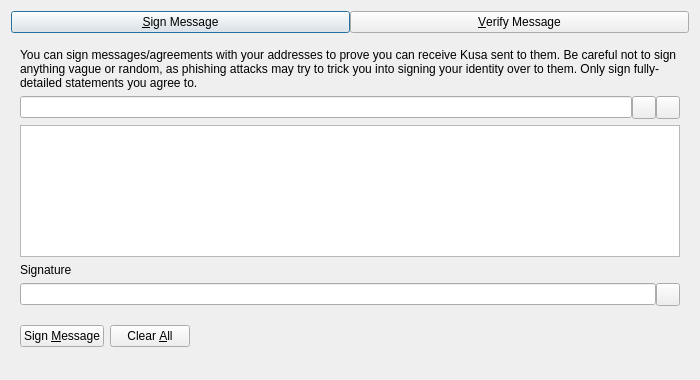
<?xml version="1.0" encoding="UTF-8"?>
<ui version="4.0">
 <class>SignVerifyMessageDialog</class>
 <widget class="QDialog" name="SignVerifyMessageDialog">
  <property name="geometry">
   <rect>
    <x>0</x>
    <y>0</y>
    <width>700</width>
    <height>380</height>
   </rect>
  </property>
  <property name="windowTitle">
   <string>Signatures - Sign / Verify a Message</string>
  </property>
  <property name="modal">
   <bool>true</bool>
  </property>
  <layout class="QVBoxLayout" name="verticalLayout">
   <item>
    <layout class="QHBoxLayout" name="horizontalLayout_Buttons_2">
     <property name="spacing">
      <number>0</number>
     </property>
     <property name="topMargin">
      <number>0</number>
     </property>
     <item>
      <widget class="QPushButton" name="btnSignMessage">
       <property name="text">
        <string>&amp;Sign Message</string>
       </property>
       <property name="checkable">
        <bool>true</bool>
       </property>
      </widget>
     </item>
     <item>
      <widget class="QPushButton" name="btnVerifyMessage">
       <property name="text">
        <string>&amp;Verify Message</string>
       </property>
       <property name="checkable">
        <bool>true</bool>
       </property>
      </widget>
     </item>
    </layout>
   </item>
   <item>
    <widget class="QStackedWidget" name="stackedWidgetSig">
     <property name="minimumSize">
      <size>
       <width>0</width>
       <height>0</height>
      </size>
     </property>
     <property name="currentIndex">
      <number>0</number>
     </property>
     <widget class="QWidget" name="pageSignMessage">
      <layout class="QVBoxLayout" name="verticalLayout_SM">
       <item>
        <widget class="QLabel" name="infoLabel_SM">
         <property name="text">
          <string>You can sign messages/agreements with your addresses to prove you can receive Kusa sent to them. Be careful not to sign anything vague or random, as phishing attacks may try to trick you into signing your identity over to them. Only sign fully-detailed statements you agree to.</string>
         </property>
         <property name="textFormat">
          <enum>Qt::PlainText</enum>
         </property>
         <property name="wordWrap">
          <bool>true</bool>
         </property>
        </widget>
       </item>
       <item>
        <layout class="QHBoxLayout" name="horizontalLayout_1_SM">
         <property name="spacing">
          <number>0</number>
         </property>
         <item>
          <widget class="QValidatedLineEdit" name="addressIn_SM">
           <property name="toolTip">
            <string>The Kusa address to sign the message with</string>
           </property>
          </widget>
         </item>
         <item>
          <widget class="QToolButton" name="addressBookButton_SM">
           <property name="toolTip">
            <string>Choose previously used address</string>
           </property>
           <property name="text">
            <string/>
           </property>
           <property name="shortcut">
            <string>Alt+A</string>
           </property>
          </widget>
         </item>
         <item>
          <widget class="QToolButton" name="pasteButton_SM">
           <property name="toolTip">
            <string>Paste address from clipboard</string>
           </property>
           <property name="text">
            <string/>
           </property>
           <property name="shortcut">
            <string>Alt+P</string>
           </property>
          </widget>
         </item>
        </layout>
       </item>
       <item>
        <widget class="QPlainTextEdit" name="messageIn_SM">
         <property name="toolTip">
          <string>Enter the message you want to sign here</string>
         </property>
        </widget>
       </item>
       <item>
        <widget class="QLabel" name="signatureLabel_SM">
         <property name="text">
          <string>Signature</string>
         </property>
         <property name="textFormat">
          <enum>Qt::PlainText</enum>
         </property>
        </widget>
       </item>
       <item>
        <layout class="QHBoxLayout" name="horizontalLayout_2_SM">
         <property name="spacing">
          <number>0</number>
         </property>
         <item>
          <widget class="QLineEdit" name="signatureOut_SM">
           <property name="readOnly">
            <bool>true</bool>
           </property>
          </widget>
         </item>
         <item>
          <widget class="QToolButton" name="copySignatureButton_SM">
           <property name="toolTip">
            <string>Copy the current signature to the system clipboard</string>
           </property>
           <property name="text">
            <string/>
           </property>
          </widget>
         </item>
        </layout>
       </item>
       <item>
        <layout class="QHBoxLayout" name="horizontalLayout_3_SM">
         <item>
          <widget class="QPushButton" name="signMessageButton_SM">
           <property name="toolTip">
            <string>Sign the message to prove you own this Kusa address</string>
           </property>
           <property name="text">
            <string>Sign &amp;Message</string>
           </property>
           <property name="autoDefault">
            <bool>false</bool>
           </property>
          </widget>
         </item>
         <item>
          <widget class="QPushButton" name="clearButton_SM">
           <property name="toolTip">
            <string>Reset all sign message fields</string>
           </property>
           <property name="text">
            <string>Clear &amp;All</string>
           </property>
           <property name="autoDefault">
            <bool>false</bool>
           </property>
          </widget>
         </item>
         <item>
          <spacer name="horizontalSpacer_1_SM">
           <property name="orientation">
            <enum>Qt::Horizontal</enum>
           </property>
           <property name="sizeHint" stdset="0">
            <size>
             <width>40</width>
             <height>48</height>
            </size>
           </property>
          </spacer>
         </item>
         <item>
          <widget class="QLabel" name="statusLabel_SM">
           <property name="text">
            <string/>
           </property>
           <property name="wordWrap">
            <bool>true</bool>
           </property>
          </widget>
         </item>
         <item>
          <spacer name="horizontalSpacer_2_SM">
           <property name="orientation">
            <enum>Qt::Horizontal</enum>
           </property>
           <property name="sizeHint" stdset="0">
            <size>
             <width>40</width>
             <height>48</height>
            </size>
           </property>
          </spacer>
         </item>
        </layout>
       </item>
      </layout>
     </widget>
     <widget class="QWidget" name="pageVerifyMessage">
      <layout class="QVBoxLayout" name="verticalLayout_VM">
       <item>
        <widget class="QLabel" name="infoLabel_VM">
         <property name="text">
          <string>Enter the receiver's address, message (ensure you copy line breaks, spaces, tabs, etc. exactly) and signature below to verify the message. Be careful not to read more into the signature than what is in the signed message itself, to avoid being tricked by a man-in-the-middle attack. Note that this only proves the signing party receives with the address, it cannot prove sendership of any transaction!</string>
         </property>
         <property name="textFormat">
          <enum>Qt::PlainText</enum>
         </property>
         <property name="alignment">
          <set>Qt::AlignLeading|Qt::AlignLeft|Qt::AlignTop</set>
         </property>
         <property name="wordWrap">
          <bool>true</bool>
         </property>
        </widget>
       </item>
       <item>
        <layout class="QHBoxLayout" name="horizontalLayout_1_VM">
         <property name="spacing">
          <number>0</number>
         </property>
         <item>
          <widget class="QValidatedLineEdit" name="addressIn_VM">
           <property name="toolTip">
            <string>The Kusa address the message was signed with</string>
           </property>
          </widget>
         </item>
         <item>
          <widget class="QToolButton" name="addressBookButton_VM">
           <property name="toolTip">
            <string>Choose previously used address</string>
           </property>
           <property name="text">
            <string/>
           </property>
           <property name="shortcut">
            <string>Alt+A</string>
           </property>
          </widget>
         </item>
        </layout>
       </item>
       <item>
        <widget class="QPlainTextEdit" name="messageIn_VM"/>
       </item>
       <item>
        <widget class="QValidatedLineEdit" name="signatureIn_VM"/>
       </item>
       <item>
        <layout class="QHBoxLayout" name="horizontalLayout_2_VM">
         <item>
          <widget class="QPushButton" name="verifyMessageButton_VM">
           <property name="toolTip">
            <string>Verify the message to ensure it was signed with the specified Kusa address</string>
           </property>
           <property name="text">
            <string>Verify &amp;Message</string>
           </property>
           <property name="autoDefault">
            <bool>false</bool>
           </property>
          </widget>
         </item>
         <item>
          <widget class="QPushButton" name="clearButton_VM">
           <property name="toolTip">
            <string>Reset all verify message fields</string>
           </property>
           <property name="text">
            <string>Clear &amp;All</string>
           </property>
           <property name="autoDefault">
            <bool>false</bool>
           </property>
          </widget>
         </item>
         <item>
          <spacer name="horizontalSpacer_1_VM">
           <property name="orientation">
            <enum>Qt::Horizontal</enum>
           </property>
           <property name="sizeHint" stdset="0">
            <size>
             <width>40</width>
             <height>48</height>
            </size>
           </property>
          </spacer>
         </item>
         <item>
          <widget class="QLabel" name="statusLabel_VM">
           <property name="text">
            <string/>
           </property>
           <property name="wordWrap">
            <bool>true</bool>
           </property>
          </widget>
         </item>
         <item>
          <spacer name="horizontalSpacer_2_VM">
           <property name="orientation">
            <enum>Qt::Horizontal</enum>
           </property>
           <property name="sizeHint" stdset="0">
            <size>
             <width>40</width>
             <height>48</height>
            </size>
           </property>
          </spacer>
         </item>
        </layout>
       </item>
      </layout>
     </widget>
    </widget>
   </item>
  </layout>
 </widget>
 <customwidgets>
  <customwidget>
   <class>QValidatedLineEdit</class>
   <extends>QLineEdit</extends>
   <header>qt/qvalidatedlineedit.h</header>
  </customwidget>
 </customwidgets>
 <resources>
  <include location="../kusa.qrc"/>
 </resources>
 <connections/>
</ui>
